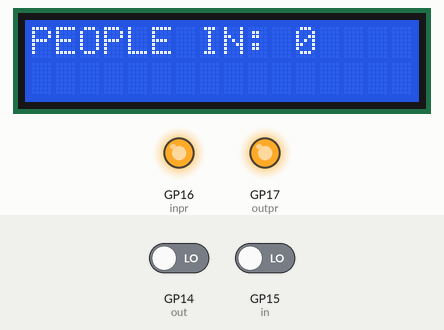
A sketch run on a simulated Raspberry Pi Pico. Parts: 16×2 character LCD, output pins drawn as LEDs (lit = HIGH). The inputs (shaded band) are chosen by the test bench; at power-on: GP14 (out) LOW, GP15 (in) LOW.

Above: at 1.2 s.
1.3 s: GP14 (out) driven HIGH
At 2.2 s:
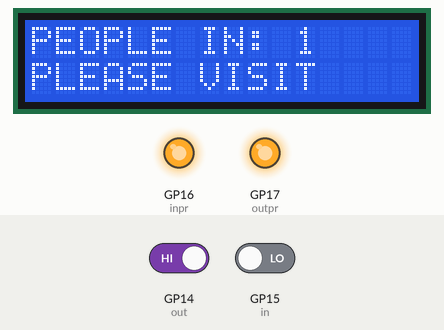
3.3 s: GP14 (out) driven LOW
At 5.9 s:
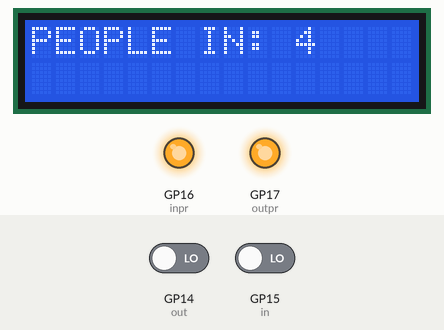
6.0 s: GP14 (out) driven HIGH
At 7.31 s:
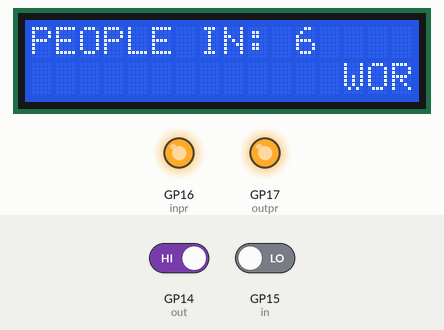
8.5 s: GP15 (in) driven HIGH
At 9.77 s:
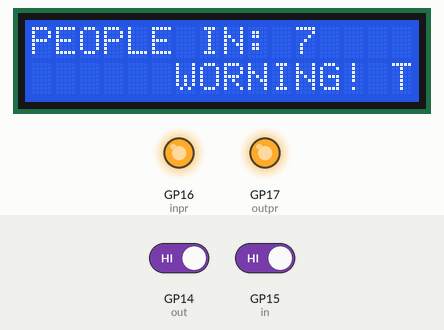
10.7 s: GP15 (in) driven LOW
At 11.83 s:
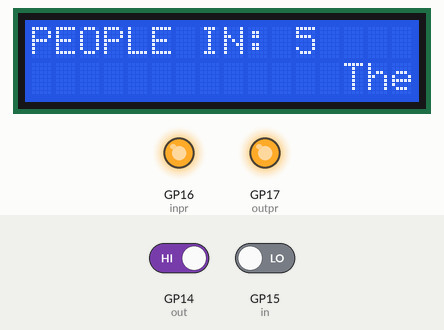
13.7 s: GP15 (in) driven HIGH
At 17.4 s:
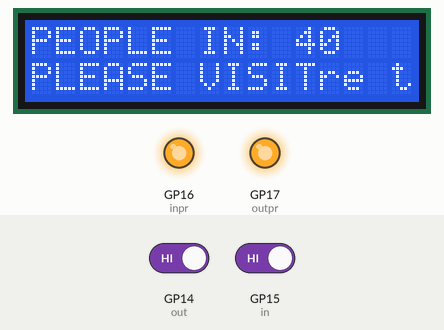
Timing chart, 0 to 18.9 s (numbered marks = the images above; inputs shaded):
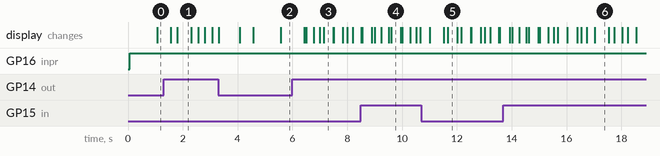

Measured:
- after the input at 1.3 s, the display: first differs from a run without the input after 0.50 s (image 1)
- after the input at 6.0 s, the display: first changes after 0.43 s (image 3 shows a later state)
- what the display in image 1 shows lasts 0.5 s, from 1.8 s to 2.3 s

The sketch:

VisitorCounter.ino
```cpp
#include <LiquidCrystal.h>
LiquidCrystal lcd(12, 11, 5, 4, 3, 2);

int in = 15;
int inpr = 16;
int out = 14;
int outpr = 17;
int ppl = 0;

int Li = 16;
int Lii = 0;
int Ri = -1;
int Rii = -1;

bool pi = 0;
bool po = 0;

void setup() {
  pinMode(15, INPUT);
  pinMode(14, INPUT);
  pinMode(16, OUTPUT);
  pinMode(17, OUTPUT);
  lcd.begin(16, 2);
}

void loop() {
  digitalWrite(outpr, HIGH);
  digitalWrite(inpr, HIGH);
  pi = digitalRead(in);
  po = digitalRead(out);

  if (pi == 1){
    ppl--;
    delay(500);
  }
  else if (po == 1){
    ppl++ ;
    delay(500);
  }
  ppl = constrain(ppl, 0, 1000);
  lcd.setCursor(0, 0);
  lcd.print("PEOPLE IN:");
  lcd.setCursor(11, 0);
  lcd.print(ppl);
}

void loop1(){
  if (ppl >= 5){
     lcd.setCursor(0, 1);
     lcd.print(Scroll_LCD_Left("WORNING! There are more then 400 visters in the Mall"));
     delay(350);
   }

   else if (ppl <= 4){
     lcd.setCursor(0, 1);
     lcd.print("PLEASE VISIT");
     delay(1000);
     lcd.setCursor(0, 1);
     lcd.print("            ");
     delay(500);
  }
}
 String Scroll_LCD_Left(String StrDisplay){
  String result;
  String StrProcess = "                " + StrDisplay + "                ";
  result = StrProcess.substring(Li,Lii);
  Li++;
  Lii++;
  if (Li>StrProcess.length()){
    Li=16;
    Lii=0;
  }
  return result;
}

void Clear_Scroll_LCD_Left(){
  Li=16;
  Lii=0;
}
```
